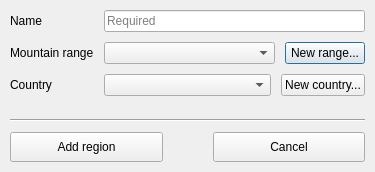
<?xml version="1.0" encoding="UTF-8"?>
<ui version="4.0">
 <class>NewRegionDialog</class>
 <widget class="QDialog" name="NewRegionDialog">
  <property name="geometry">
   <rect>
    <x>0</x>
    <y>0</y>
    <width>375</width>
    <height>172</height>
   </rect>
  </property>
  <property name="sizePolicy">
   <sizepolicy hsizetype="Preferred" vsizetype="Fixed">
    <horstretch>0</horstretch>
    <verstretch>0</verstretch>
   </sizepolicy>
  </property>
  <property name="maximumSize">
   <size>
    <width>16777215</width>
    <height>172</height>
   </size>
  </property>
  <property name="windowTitle">
   <string>New region</string>
  </property>
  <layout class="QVBoxLayout" name="verticalLayout">
   <property name="spacing">
    <number>10</number>
   </property>
   <property name="leftMargin">
    <number>10</number>
   </property>
   <property name="topMargin">
    <number>10</number>
   </property>
   <property name="rightMargin">
    <number>10</number>
   </property>
   <property name="bottomMargin">
    <number>10</number>
   </property>
   <item>
    <layout class="QFormLayout" name="formLayout">
     <property name="horizontalSpacing">
      <number>10</number>
     </property>
     <property name="verticalSpacing">
      <number>10</number>
     </property>
     <item row="0" column="0">
      <widget class="QLabel" name="nameLabel">
       <property name="text">
        <string>Name</string>
       </property>
      </widget>
     </item>
     <item row="0" column="1">
      <widget class="QLineEdit" name="nameTextbox">
       <property name="sizePolicy">
        <sizepolicy hsizetype="MinimumExpanding" vsizetype="Fixed">
         <horstretch>0</horstretch>
         <verstretch>0</verstretch>
        </sizepolicy>
       </property>
       <property name="minimumSize">
        <size>
         <width>150</width>
         <height>0</height>
        </size>
       </property>
       <property name="placeholderText">
        <string>Required</string>
       </property>
      </widget>
     </item>
     <item row="1" column="0">
      <widget class="QLabel" name="rangeLabel">
       <property name="text">
        <string>Mountain range</string>
       </property>
      </widget>
     </item>
     <item row="1" column="1">
      <layout class="QHBoxLayout" name="rangeSelectionLayout">
       <property name="spacing">
        <number>10</number>
       </property>
       <item>
        <widget class="QComboBox" name="rangeCombo">
         <property name="sizePolicy">
          <sizepolicy hsizetype="MinimumExpanding" vsizetype="Fixed">
           <horstretch>0</horstretch>
           <verstretch>0</verstretch>
          </sizepolicy>
         </property>
         <property name="minimumSize">
          <size>
           <width>150</width>
           <height>0</height>
          </size>
         </property>
         <property name="placeholderText">
          <string>Required</string>
         </property>
        </widget>
       </item>
       <item>
        <widget class="QPushButton" name="newRangeButton">
         <property name="sizePolicy">
          <sizepolicy hsizetype="Fixed" vsizetype="Fixed">
           <horstretch>0</horstretch>
           <verstretch>0</verstretch>
          </sizepolicy>
         </property>
         <property name="text">
          <string>New range...</string>
         </property>
        </widget>
       </item>
      </layout>
     </item>
     <item row="2" column="0">
      <widget class="QLabel" name="countryLabel">
       <property name="text">
        <string>Country</string>
       </property>
      </widget>
     </item>
     <item row="2" column="1">
      <layout class="QHBoxLayout" name="countrySelectionLayout">
       <property name="spacing">
        <number>10</number>
       </property>
       <item>
        <widget class="QComboBox" name="countryCombo">
         <property name="sizePolicy">
          <sizepolicy hsizetype="MinimumExpanding" vsizetype="Fixed">
           <horstretch>0</horstretch>
           <verstretch>0</verstretch>
          </sizepolicy>
         </property>
         <property name="minimumSize">
          <size>
           <width>150</width>
           <height>0</height>
          </size>
         </property>
         <property name="placeholderText">
          <string>Required</string>
         </property>
        </widget>
       </item>
       <item>
        <widget class="QPushButton" name="newCountryButton">
         <property name="text">
          <string>New country...</string>
         </property>
        </widget>
       </item>
      </layout>
     </item>
    </layout>
   </item>
   <item>
    <widget class="Line" name="bottomLine">
     <property name="orientation">
      <enum>Qt::Horizontal</enum>
     </property>
    </widget>
   </item>
   <item>
    <layout class="QHBoxLayout" name="bottomButtonLayout">
     <property name="spacing">
      <number>50</number>
     </property>
     <item>
      <widget class="QPushButton" name="okButton">
       <property name="sizePolicy">
        <sizepolicy hsizetype="MinimumExpanding" vsizetype="Fixed">
         <horstretch>0</horstretch>
         <verstretch>0</verstretch>
        </sizepolicy>
       </property>
       <property name="minimumSize">
        <size>
         <width>100</width>
         <height>30</height>
        </size>
       </property>
       <property name="text">
        <string>Add region</string>
       </property>
      </widget>
     </item>
     <item>
      <widget class="QPushButton" name="cancelButton">
       <property name="sizePolicy">
        <sizepolicy hsizetype="MinimumExpanding" vsizetype="Fixed">
         <horstretch>0</horstretch>
         <verstretch>0</verstretch>
        </sizepolicy>
       </property>
       <property name="minimumSize">
        <size>
         <width>100</width>
         <height>30</height>
        </size>
       </property>
       <property name="text">
        <string>Cancel</string>
       </property>
      </widget>
     </item>
    </layout>
   </item>
  </layout>
 </widget>
 <resources/>
 <connections/>
</ui>
